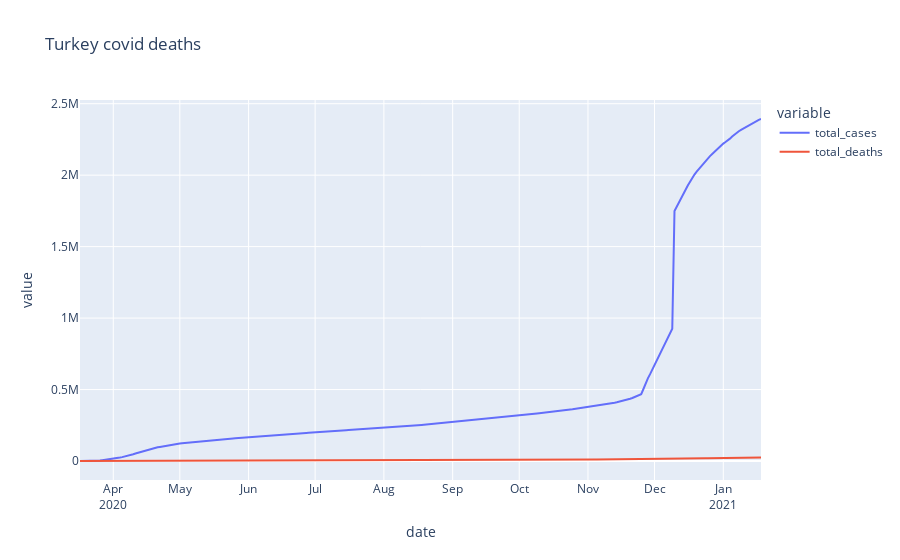

Notebook cell for this chart:
### Code cell
fig=px.line(turk_graph, x= turk_graph['date'], y=turk_graph.columns, title= 'Turkey covid deaths')
fig.update_xaxes(
    dtick="M1",
    tickformat="%b\n%Y")
fig.show()

### Figure 1 — Plotly figure (JSON) as saved in the notebook; plotly's stock layout.template omitted (floating-point values rounded to 4 significant figures; data arrays with more than 128 entries replaced by an {"elided": "..."} marker saying what was removed)
{"data": [{"hovertemplate": "variable=total_cases<br>date=%{x}<br>value=%{y}<extra></extra>", "legendgroup": "total_cases", "line": {"color": "#636efa", "dash": "solid"}, "mode": "lines", "name": "total_cases", "orientation": "v", "showlegend": true, "type": "scatter", "x": {"elided": "308 str values"}, "xaxis": "x", "y": {"elided": "308 int values"}, "yaxis": "y"}, {"hovertemplate": "variable=total_deaths<br>date=%{x}<br>value=%{y}<extra></extra>", "legendgroup": "total_deaths", "line": {"color": "#EF553B", "dash": "solid"}, "mode": "lines", "name": "total_deaths", "orientation": "v", "showlegend": true, "type": "scatter", "x": {"elided": "308 str values"}, "xaxis": "x", "y": {"elided": "308 int values"}, "yaxis": "y"}], "layout": {"legend": {"title": {"text": "variable"}, "tracegroupgap": 0}, "title": {"text": "Turkey covid deaths"}, "xaxis": {"anchor": "y", "domain": [0, 1], "dtick": "M1", "tickformat": "%b\n%Y", "title": {"text": "date"}}, "yaxis": {"anchor": "x", "domain": [0, 1], "title": {"text": "value"}}}}
